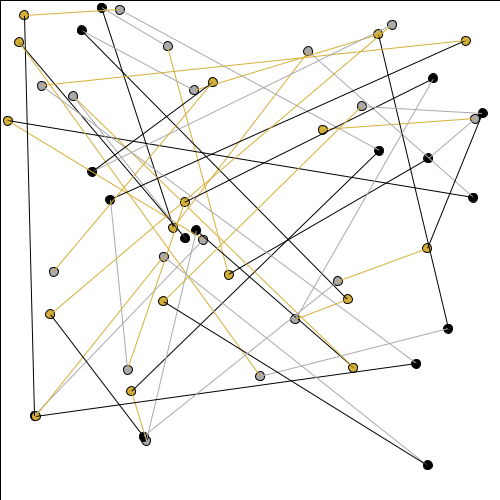
Frame 1 (no input)
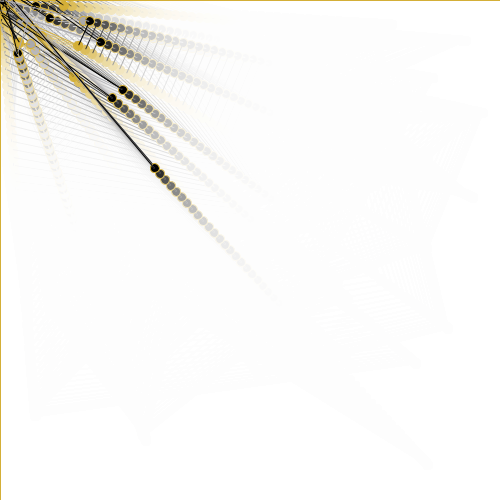
Frame 60 (the mouse pressed at the canvas centre just before this capture)
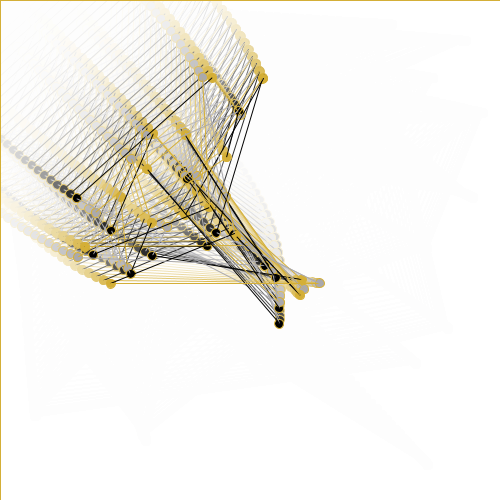
Frame 120 (the mouse held since frame 60 and released just before this capture)

The Processing sketch that drew these frames (run headless with seeded random() and noise(); from frame 60 on, the mouse is pressed at the canvas centre):

// Processing sketch: swarmGraphics
// ── swarmGraphics.pde
/*
Author: Michael DiGregoiro

Conceptually inspired by Queen Bee Art's Swarm Circles
https://www.openprocessing.org/sketch/376739
*/



class Dot{
   public PVector pos, vel, acc;
   float dx, dy;
   
  Dot(){
   pos = new PVector(random(width), random(height)); 
   vel = new PVector(0,0);
   acc = new PVector(0,0);
   dx = 0;
   dy = 0;
  }
  void drawDot(int r, int g, int b){
    fill(r, g, b);
    circle(pos.x, pos.y, 9);
  }
  void update(){
    dx = -(pos.x - mouseX);
    dy = -(pos.y - mouseY);
    acc = new PVector(dx, dy);
    acc.limit(.4);
    vel.add(acc);
    vel.limit(8);
    pos.add(vel);
}
}

Dot swarm[] = new Dot[50];

void setup(){
  size(500,500);
  background(255,255,255);
  for(int i = 0; i < swarm.length; i++){
     swarm[i] = new Dot();
  }
}

void draw(){
  fill(255,255,255,45);
  rect(0,0,width,height);
  int[] r = {212, 170,0};
  int[] g = {175, 169, 0};
  int[] b = {55, 173, 0};
  strokeWeight(1);
  for(int i = 0; i < swarm.length; i++){
     swarm[i].update();
     if(i % 3 == 0){
       swarm[i].drawDot(r[0], g[0], b[0]);
     }
     else if(i % 3 == 1){
       swarm[i].drawDot(r[1], g[1], b[1]);
     }
     else{
       swarm[i].drawDot(r[2], g[2], b[2]);
     }
  }
  strokeWeight(1);
  if(swarm.length %2 == 0){
   for(int i = 0; i < swarm.length-1; i++){
     
    if(i % 3 == 0){
       stroke(r[0], g[0], b[0]);
     }
     else if(i % 3 == 1){
       stroke(r[1], g[1], b[1]);
     }
     else{
       stroke(r[2], g[2], b[2]);
     }
    line(swarm[i].pos.x, swarm[i].pos.y, swarm[i+1].pos.x, swarm[i+1].pos.y);
    println(i);
   }
  }
}
